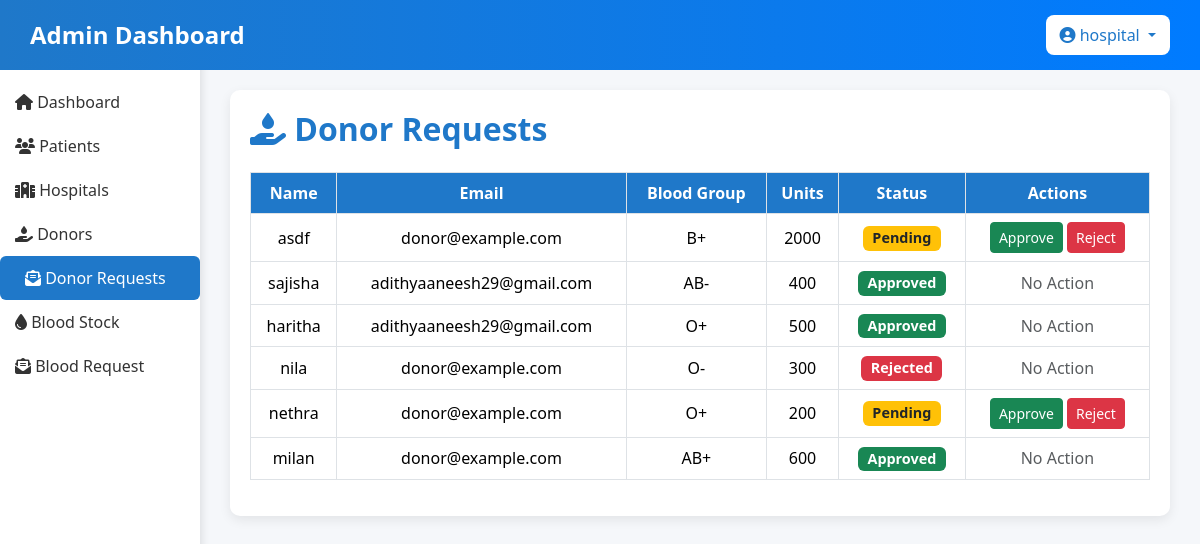
/donors/ (signed in), run on the app's committed database.
### blood_bank_app/models.py (models this page shows)
class DonorForm(models.Model):
    user = models.ForeignKey(
        User,
        on_delete=models.CASCADE,
        null=True,
        blank=True,
        related_name='donor_requests'
    )
    approved_by = models.ForeignKey(
        User,
        on_delete=models.SET_NULL,
        null=True,
        blank=True,
        related_name='approved_donor_requests'
    )
    firstname = models.CharField(max_length=50)
    email = models.EmailField()
    phone = models.CharField(max_length=15)
    age = models.PositiveIntegerField(default=18)
    blood_group = models.CharField(max_length=5, choices=BLOOD_GROUP_CHOICES)
    units = models.PositiveIntegerField()
    GENDER_CHOICES = [
        ('Male','Male'),
        ('Female','Female'),
    ]
    GENDER_CHOICES = [('Male','Male'), ('Female','Female')]
    gender = models.CharField(max_length=10, choices=GENDER_CHOICES)
    last_donate_date = models.DateTimeField(null=True, blank=True)
    last_receive_date = models.DateTimeField(null=True, blank=True)
    consent = models.BooleanField(default=False)
    created_at = models.DateTimeField(auto_now_add=True)
    STATUS_CHOICES = [('Pending', 'Pending'), ('Approved', 'Approved'), ('Rejected', 'Rejected')]
    status = models.CharField(max_length=10, choices=STATUS_CHOICES, default='Pending')

### blood_bank_app/views.py (the view)
# urls.py: path('donors/', views.admin_donors, name='admin_donors'),
@login_required
def admin_donors(request):
    donors = DonorForm.objects.all().order_by('-id')
    return render(request, 'admin/admin_donors.html', {'donors': donors})

### blood_bank_app/templates/admin/admin_donors.html (shortened to what this page needs)
<!DOCTYPE html>
<html lang="en">
<head>
    <link rel="stylesheet" href="https://cdnjs.cloudflare.com/ajax/libs/font-awesome/6.4.2/css/all.min.css">
    <link href="https://cdn.jsdelivr.net/npm/bootstrap@5.3.3/dist/css/bootstrap.min.css" rel="stylesheet">
</head>
<body>
    <nav class="navbar d-flex justify-content-between align-items-center">
        <h1 class="text-white mb-0">Admin Dashboard</h1>
        <div class="dropdown">
            <button class="btn btn-light dropdown-toggle" type="button" id="adminDropdown" data-bs-toggle="dropdown" aria-expanded="false">
                <i class="fa-solid fa-user-circle"></i> {{ request.user.username }}
            </button>
        </div>
    </nav>
    <div class="sidebar">
        <nav class="nav flex-column">
            <a class="nav-link" href="{% url 'dashboard' %}"><i class="fa-solid fa-home"></i> Dashboard</a>
            <a class="nav-link" href="{% url 'admin_patients' %}"><i class="fa-solid fa-users"></i> Patients</a>
            <a class="nav-link" href="{% url 'admin_hospitals' %}"><i class="fa-solid fa-hospital"></i> Hospitals</a>
            <a class="nav-link" href="{% url 'admin_donors_list' %}"><i class="fa-solid fa-hand-holding-droplet"></i> Donors</a>
            <a class="nav-link active" href="{% url 'admin_donors' %}"><i class="fa-solid fa-envelope-open-text"></i> Donor Requests</a>
            <a class="nav-link" href="{% url 'blood_stock_list' %}"><i class="fa-solid fa-droplet"></i> Blood Stock</a>
            <a class="nav-link" href="{% url 'admin_blood_request' %}"><i class="fa-solid fa-envelope-open-text"></i> Blood Request</a>
        </nav>
    </div>
    <div class="main-content">
        <div class="card-dashboard">
            <div class="d-flex justify-content-between align-items-center mb-4">
                <h2 class="mb-0"><i class="fa-solid fa-hand-holding-droplet"></i> Donor Requests</h2>
            </div>
            <div class="table-responsive">
                <table class="table table-bordered table-hover align-middle">
                    <thead>
                        <tr>
                            <th>Name</th>
                            <th>Email</th>
                            <th>Blood Group</th>
                            <th>Units</th>
                            <th>Status</th>
                            <th>Actions</th>
                        </tr>
                    </thead>
                    <tbody>
                        {% for donor in donors %}
                        <tr>
                            <td>{{ donor.firstname }}</td>
                            <td>{{ donor.email }}</td>
                            <td>{{ donor.blood_group }}</td>
                            <td>{{ donor.units }}</td>
                            <td>
                                <span class="badge {% if donor.status == 'Pending' %}bg-warning text-dark{% elif donor.status == 'Approved' %}bg-success{% else %}bg-danger{% endif %}">
                                    {{ donor.status }}
                                </span>
                            </td>
                            <td>
                                {% if donor.status == 'Pending' %}
                                    <a href="{% url 'update_donor_status' donor.id 'Approved' %}" class="btn btn-success btn-sm">Approve</a>
                                    <a href="{% url 'update_donor_status' donor.id 'Rejected' %}" class="btn btn-danger btn-sm">Reject</a>
                                {% else %}
                                    <span class="text-muted">No Action</span>
                                {% endif %}
                            </td>
                        </tr>
                        {% empty %}
                        <tr>
                            <td colspan="6" class="text-center text-muted">No donor requests found.</td>
                        </tr>
                        {% endfor %}
                    </tbody>
                </table>
            </div>
        </div>
    </div>
</body>
</html>

### blood_bank_app/templates/admin/admin_donors.html (style rules this page uses)
body { background-color: #f5f7fa; font-family: 'Segoe UI', Tahoma, Geneva, Verdana, sans-serif; }
.navbar { background: linear-gradient(90deg, #1F78C9, #007BFF); padding: 15px 30px; position: fixed; width: 100%; top: 0; z-index: 1000; }
.navbar h1 { font-size: 24px; font-weight: 600; }
.dropdown .btn { background-color: #fff; color: #1F78C9; font-weight: 500; border: none; border-radius: 8px; padding: 8px 14px; }
.sidebar { position: fixed; top: 60px; left: 0; width: 200px; height: calc(100vh - 60px); background: #fff; box-shadow: 2px 0 8px rgba(0,0,0,0.1); padding-top: 20px; overflow: hidden; }
.sidebar .nav-link { color: #333; font-weight: 500; padding: 10px 15px; }
.sidebar .nav-link.active { background-color: #1F78C9; color: #fff; border-radius: 6px; padding-left: 25px; padding-right: 25px; }
.main-content { margin-left: 200px; padding: 90px 30px 30px 30px; min-height: 100vh; overflow-y: auto; }
.card-dashboard { background: #fff; border-radius: 10px; box-shadow: 0 4px 12px rgba(0,0,0,0.08); padding: 20px; }
h2 { color: #1F78C9; font-weight: 600; }
.table th { background-color: #1F78C9; color: white; text-align: center; }
.table td { text-align: center; vertical-align: middle; }
.badge { font-size: 0.9rem; }

### data on the page
DonorForm: firstname "asdf", email "donor@example.com", blood_group "B+", units "2000", status "Pending", shows "Approve"
DonorForm: firstname "sajisha", email "adithyaaneesh29@gmail.com", blood_group "AB-", units "400", status "Approved", shows "No Action"
DonorForm: firstname "haritha", email "adithyaaneesh29@gmail.com", blood_group "O+", units "500", status "Approved", shows "No Action"
DonorForm: firstname "nila", email "donor@example.com", blood_group "O-", units "300", status "Rejected", shows "No Action"
DonorForm: firstname "nethra", email "donor@example.com", blood_group "O+", units "200", status "Pending", shows "Approve"
DonorForm: firstname "milan", email "donor@example.com", blood_group "AB+", units "600", status "Approved", shows "No Action"

### other printed values
{{ request.user.username }} "hospital"
